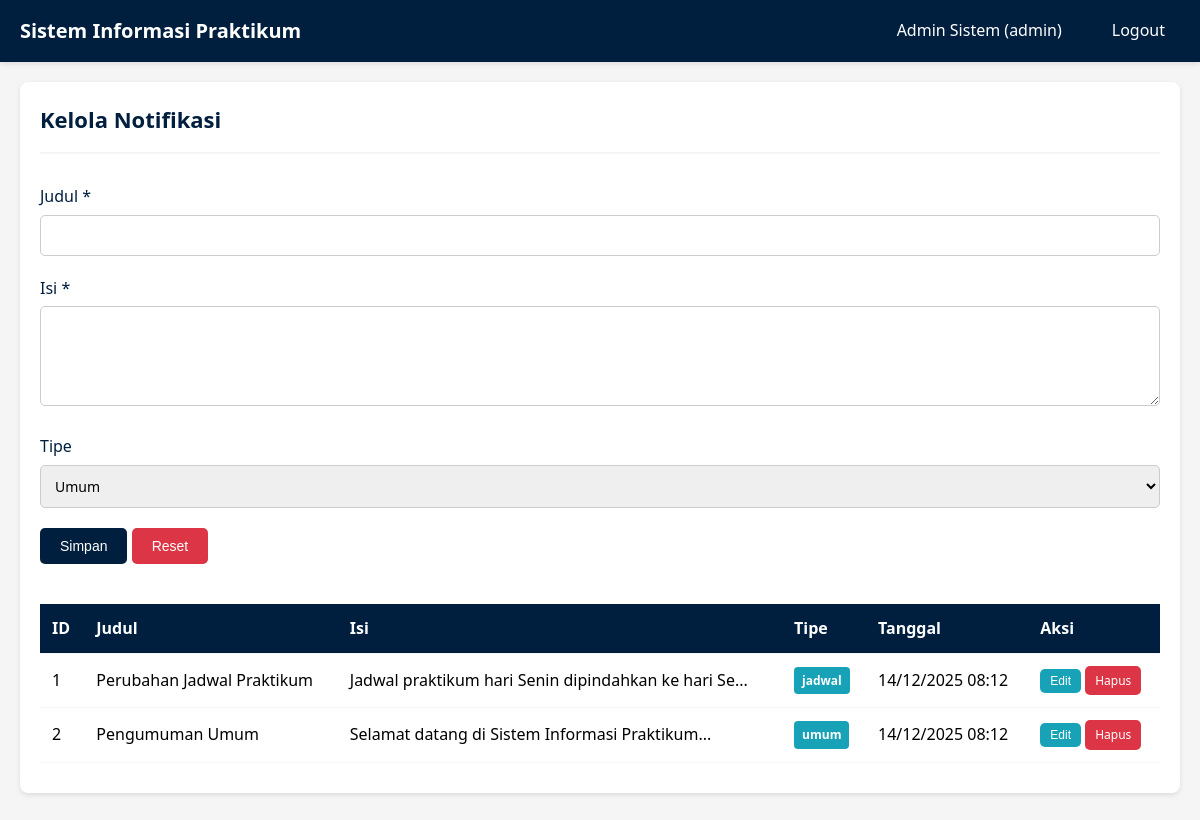
The page /admin/notifikasi.php (signed in) on the database its author committed.
### tables this page shows
CREATE TABLE IF NOT EXISTS notifikasi (
    id INT AUTO_INCREMENT PRIMARY KEY,
    judul VARCHAR(200) NOT NULL,
    isi TEXT NOT NULL,
    tipe ENUM('jadwal', 'umum', 'penting') DEFAULT 'umum',
    created_at TIMESTAMP DEFAULT CURRENT_TIMESTAMP,
    updated_at TIMESTAMP DEFAULT CURRENT_TIMESTAMP ON UPDATE CURRENT_TIMESTAMP
);

### admin/notifikasi.php (the view, shortened to what this page needs)
<?php
require_once '../config/database.php';
$notifikasi = $conn->query("SELECT * FROM notifikasi ORDER BY created_at DESC");
?>
<!DOCTYPE html>
<html lang="id">
<head>
    <link rel="stylesheet" href="../assets/css/style.css">
</head>
<body>
    <?php include '../includes/navbar.php'; ?>
    <div class="container">
        <div class="card">
            <div class="card-header">
                <h2>Kelola Notifikasi</h2>
            </div>
            <div class="card-body">
                <form method="POST" action="" class="mb-20">
                    <div class="form-group">
                        <label for="judul">Judul *</label>
                        <input type="text" id="judul" name="judul" required>
                    </div>
                    <div class="form-group">
                        <label for="isi">Isi *</label>
                        <textarea id="isi" name="isi" required></textarea>
                    </div>
                    <div class="form-group">
                        <label for="tipe">Tipe</label>
                        <select id="tipe" name="tipe">
                            <option value="umum">Umum</option>
                        </select>
                    </div>
                    <div class="form-group">
                        <button type="submit" class="btn btn-primary">Simpan</button>
                        <button type="reset" class="btn btn-danger" onclick="document.getElementById('edit_id').value=''">Reset</button>
                    </div>
                </form>
                <div class="table-responsive">
                    <table class="table">
                        <thead>
                            <tr>
                                <th>ID</th>
                                <th>Judul</th>
                                <th>Isi</th>
                                <th>Tipe</th>
                                <th>Tanggal</th>
                                <th>Aksi</th>
                            </tr>
                        </thead>
                        <tbody>
                            <?php while ($n = $notifikasi->fetch_assoc()): ?>
                                <tr>
                                    <td><?php echo $n['id']; ?></td>
                                    <td><?php echo htmlspecialchars($n['judul']); ?></td>
                                    <td><?php echo htmlspecialchars(substr($n['isi'], 0, 50)) . '...'; ?></td>
                                    <td><span class="badge badge-info"><?php echo htmlspecialchars($n['tipe']); ?></span></td>
                                    <td><?php echo date('d/m/Y H:i', strtotime($n['created_at'])); ?></td>
                                    <td>
                                        <button onclick="editNotif(<?php echo htmlspecialchars(json_encode($n)); ?>)" class="btn btn-info btn-sm">Edit</button>
                                        <a href="?delete=<?php echo $n['id']; ?>" class="btn btn-danger btn-sm" onclick="return confirm('Yakin ingin menghapus?')">Hapus</a>
                                    </td>
                                </tr>
                            <?php endwhile; ?>
                        </tbody>
                    </table>
                </div>
            </div>
        </div>
    </div>
</body>
</html>

### assets/css/style.css (style rules this page uses)
* { margin: 0; padding: 0; box-sizing: border-box; }
:root { --navy-blue: #001f3f; --navy-blue-light: #003d7a; --navy-blue-dark: #001529; --black: #000000; --white: #ffffff; --gray-light: #f5f5f5; --gray: #cccccc; --gray-dark: #666666; --success: #28a745; --danger: #dc3545; --warning: #ffc107; --info: #17a2b8; }
body { font-family: 'Segoe UI', Tahoma, Geneva, Verdana, sans-serif; background-color: var(--gray-light); color: var(--black); line-height: 1.6; }
.container { max-width: 1200px; margin: 0 auto; padding: 20px; }
.card { background: var(--white); border-radius: 8px; padding: 20px; margin-bottom: 20px; box-shadow: 0 2px 5px rgba(0, 0, 0, 0.1); }
.card-header { border-bottom: 2px solid var(--gray-light); padding-bottom: 15px; margin-bottom: 20px; }
.card-header h2 { color: var(--navy-blue); font-size: 22px; }
.card-body { padding: 10px 0; }
.btn { padding: 10px 20px; border: none; border-radius: 5px; cursor: pointer; font-size: 14px; text-decoration: none; display: inline-block; transition: all 0.3s; text-align: center; }
.btn-primary { background-color: var(--navy-blue); color: var(--white); }
.btn-danger { background-color: var(--danger); color: var(--white); }
.btn-info { background-color: var(--info); color: var(--white); }
.btn-sm { padding: 5px 10px; font-size: 12px; }
.form-group { margin-bottom: 20px; }
.form-group label { display: block; margin-bottom: 5px; color: var(--navy-blue); font-weight: 500; }
.form-group input, .form-group select, .form-group textarea { width: 100%; padding: 10px; border: 1px solid var(--gray); border-radius: 5px; font-size: 14px; font-family: inherit; }
.form-group textarea { resize: vertical; min-height: 100px; }
.table { width: 100%; border-collapse: collapse; margin-top: 20px; }
.table th, .table td { padding: 12px; text-align: left; border-bottom: 1px solid var(--gray-light); }
.table th { background-color: var(--navy-blue); color: var(--white); font-weight: 600; }
.table-responsive { overflow-x: auto; }
.badge { display: inline-block; padding: 4px 8px; border-radius: 4px; font-size: 12px; font-weight: 600; }
.badge-info { background-color: var(--info); color: var(--white); }
.mb-20 { margin-bottom: 20px; }

### rows shown on the page
notifikasi: id "1", judul "Perubahan Jadwal Praktikum", isi "Jadwal praktikum hari Senin dipindahkan ke hari Se", tipe "jadwal", created_at "14/12/2025 08:12"
notifikasi: id "2", judul "Pengumuman Umum", isi "Selamat datang di Sistem Informasi Praktikum", tipe "umum", created_at "14/12/2025 08:12"

### other values the page prints
$currentUser['nama'] "Admin Sistem"
$currentUser['role'] "admin"
